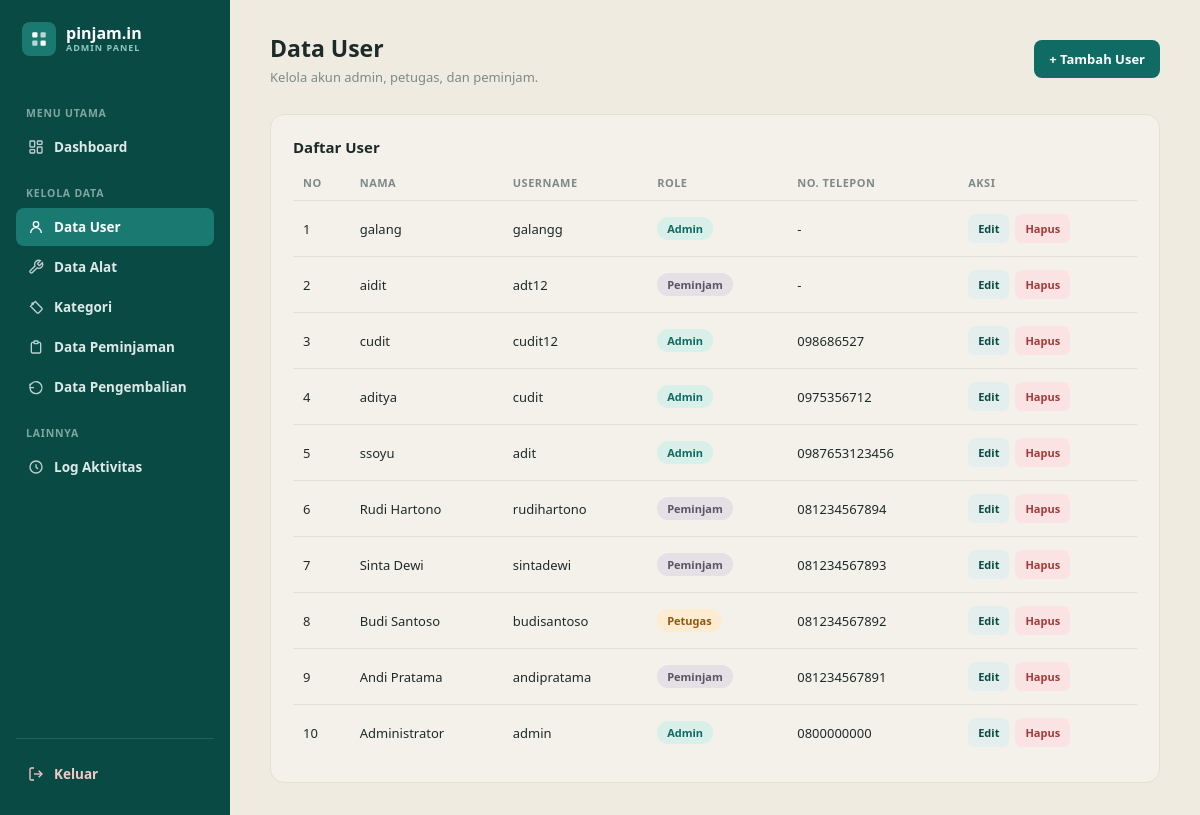
Page /View/v_user.php (signed in) on the earlier database version.
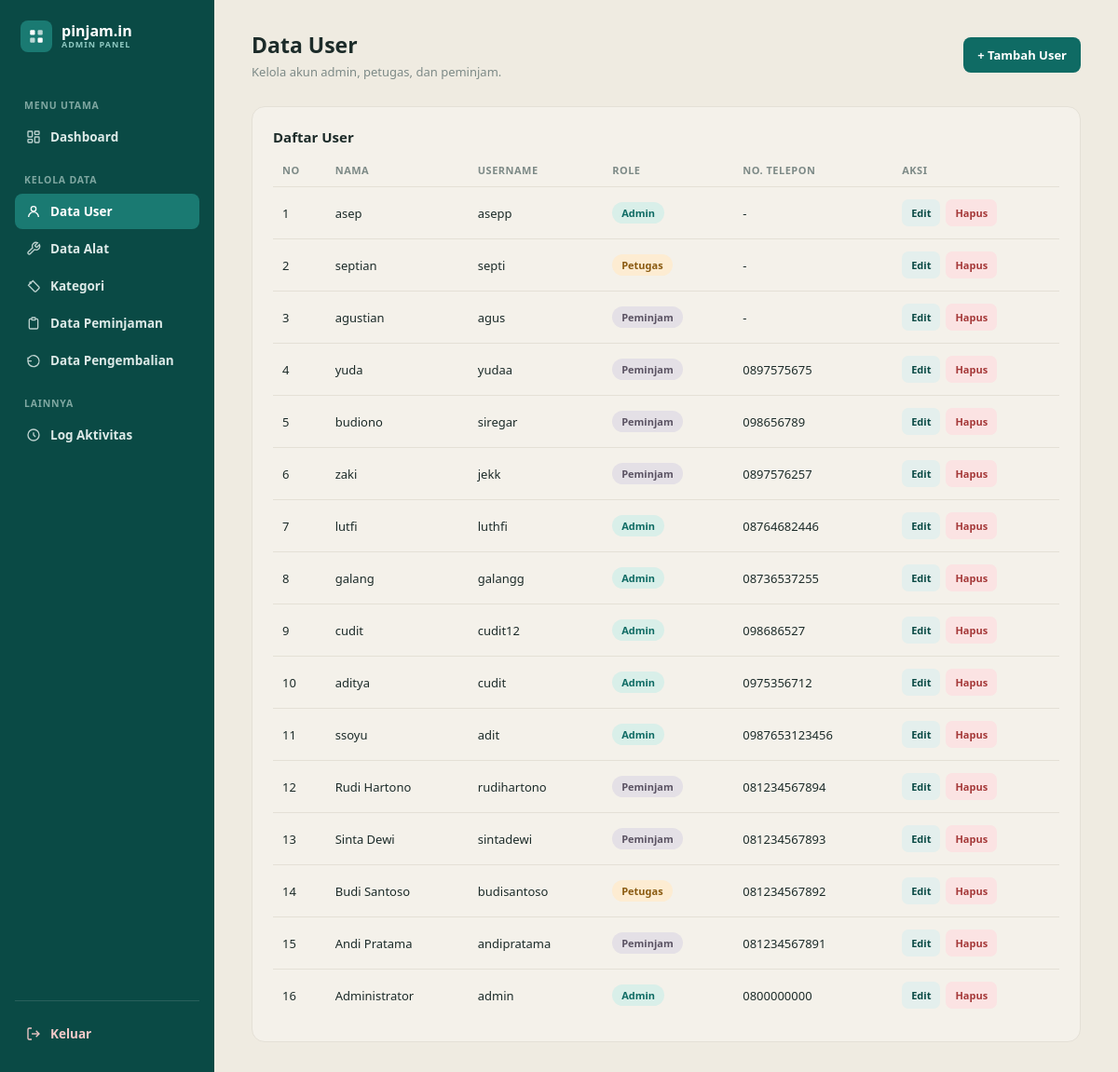
Same page on the later database version.
### tables this page shows
CREATE TABLE `tb_user` (
  `id_user` int(11) NOT NULL,
  `nama` varchar(100) NOT NULL,
  `username` varchar(50) NOT NULL,
  `password` varchar(255) NOT NULL,
  `role` enum('admin','petugas','peminjam') NOT NULL DEFAULT 'peminjam',
  `no_telp` varchar(20) DEFAULT NULL,
  `status_aktif` tinyint(1) NOT NULL DEFAULT 1,
  `created_at` timestamp NOT NULL DEFAULT current_timestamp()
);

### Model/m_koneksi.php (called while the page is built, shortened)
<?php
class koneksi {
    private $host = "localhost";
    private $username = "root";
    private $pass = "";
    private $db = "pinjamin_electronic";
    function __construct()
    {
        $this->koneksi = mysqli_connect($this->host, $this->username, $this->pass, $this->db);
    }
}
?>

### Model/m_user.php (called while the page is built, shortened)
<?php
class m_user
{
    private $koneksi;
    public function __construct($koneksi)
    {
        $this->koneksi = $koneksi;
    }
    public function tampilUser()
    {
        $query = mysqli_query(
            $this->koneksi,
            "SELECT * FROM tb_user
             ORDER BY id_user DESC"
        );
        return $query;
    }
}
?>

### View/v_user.php (the view, shortened to what this page needs)
<?php
include_once __DIR__ . '/../Model/m_koneksi.php';
include_once __DIR__ . '/../Model/m_user.php';
$koneksi = new koneksi();
$model = new m_user(
    $koneksi->koneksi
);
$dataUser = $model->tampilUser();
?>
<!DOCTYPE html>
<html lang="id">
<head>
</head>
<body>
<div class="layout">
<aside class="sidebar">
    <div class="brand">
        <div class="logo">
            <svg viewBox="0 0 24 24" fill="none">
                <rect
                    x="3"
                    y="3"
                    width="7"
                    height="7"
                    rx="1.5"
                    fill="#fff"
                />
                <rect
                    x="14"
                    y="3"
                    width="7"
                    height="7"
                    rx="1.5"
                    fill="#fff"
                    opacity="0.7"
                />
                <rect
                    x="3"
                    y="14"
                    width="7"
                    height="7"
                    rx="1.5"
                    fill="#fff"
                    opacity="0.7"
                />
                <rect
                    x="14"
                    y="14"
                    width="7"
                    height="7"
                    rx="1.5"
                    fill="#fff"
                />
            </svg>
        </div>
        <div class="brand-text">
            <div class="name">
                pinjam.in
            </div>
            <div class="tag">
                ADMIN PANEL
            </div>
        </div>
    </div>
    <div class="nav-group-label">
        Menu Utama
    </div>
    <a
        class="nav-item"
        href="v_homeadmin.php">
        <svg
            viewBox="0 0 24 24"
            fill="none"
            stroke="currentColor"
            stroke-width="2">
            <rect
                x="3"
                y="3"
                width="7"
                height="9"
                rx="1"/>
            <rect
                x="14"
                y="3"
                width="7"
                height="5"
                rx="1"/>
            <rect
                x="14"
                y="12"
                width="7"
                height="9"
                rx="1"/>
            <rect
                x="3"
                y="16"
                width="7"
                height="5"
                rx="1"/>
        </svg>
        Dashboard
    </a>
    <div class="nav-group-label">
        Kelola Data
    </div>
    <a
        class="nav-item active"
        href="v_user.php">
        <svg
            viewBox="0 0 24 24"
            fill="none"
            stroke="currentColor"
            stroke-width="2">
            <circle
                cx="12"
                cy="8"
                r="4"/>
            <path
                d="M4 21c0-4.4 3.6-8 8-8s8 3.6 8 8"/>
        </svg>
        Data User
    </a>
    <a
        class="nav-item"
        href="v_alat.php">
        <svg
            viewBox="0 0 24 24"
            fill="none"
            stroke="currentColor"
            stroke-width="2">
            <path
                d="M14.7 6.3a1 1 0 0 0 0 1.4l1.6 1.6a1 1 0 0 0 1.4 0l3.77-3.77a6 6 0 0 1-7.94 7.94l-6.91 6.91a2.12 2.12 0 0 1-3-3l6.91-6.91a6 6 0 0 1 7.94-7.94l-3.76 3.76z"/>
        </svg>
        Data Alat
    </a>
    <a
        class="nav-item"
        href="v_kategori.php">
        <svg
            viewBox="0 0 24 24"
            fill="none"
            stroke="currentColor"
            stroke-width="2">
            <path
                d="M20.59 13.41 11 3.83 3.83 11l9.58 9.59a2 2 0 0 0 2.83 0l4.35-4.35a2 2 0 0 0 0-2.83-2.83Z"/>
            <circle
                cx="7"
                cy="7"
                r="1"/>
        </svg>
        Kategori
    </a>
    <a
        class="nav-item"
        href="v_peminjaman.php">
        <svg
            viewBox="0 0 24 24"
            fill="none"
            stroke="currentColor"
            stroke-width="2">
            <path
                d="M9 5H7a2 2 0 0 0-2 2v12a2 2 0 0 0 2 2h10a2 2 0 0 0 2-2V7a2 2 0 0 0-2-2h-2"/>
            <rect
                x="9"
                y="3"
                width="6"
                height="4"
                rx="1"/>
        </svg>
        Data Peminjaman
    </a>
    <a
        class="nav-item"
        href="v_pengembalian.php">
        <svg
            viewBox="0 0 24 24"
            fill="none"
            stroke="currentColor"
            stroke-width="2">
            <path d="M3 7v6h6"/>
            <path
                d="M3 13a9 9 0 1 0 3-6.7L3 9"/>
        </svg>
        Data Pengembalian
    </a>
    <div class="nav-group-label">
        Lainnya
    </div>
    <a
        class="nav-item"
        href="v_log_aktivitas.php">
        <svg
            viewBox="0 0 24 24"
            fill="none"
            stroke="currentColor"
            stroke-width="2">
            <path d="M12 8v4l3 3"/>
            <circle
                cx="12"
                cy="12"
                r="9"/>
        </svg>
        Log Aktivitas
    </a>
    <div class="sidebar-footer">
        <a
            class="logout-btn"
            href="../Controller/c_logout.php">
            <svg
                viewBox="0 0 24 24"
                fill="none"
                stroke="currentColor"
                stroke-width="2">
                <path
                    d="M9 21H5a2 2 0 0 1-2-2V5a2 2 0 0 1 2-2h4"/>
                <path
                    d="M16 17l5-5-5-5"/>
                <path
                    d="M21 12H9"/>
            </svg>
            Keluar
        </a>
    </div>
</aside>
<main class="main">
    <div class="topbar">
        <div>
            <h1>
                Data User
            </h1>
            <p>
                Kelola akun admin, petugas, dan peminjam.
            </p>
        </div>
        <a
            href="v_tambah_user.php"
            class="btn-add">
            + Tambah User
        </a>
    </div>
    <div class="panel">
        <div class="panel-header">
            <h2 class="panel-title">
                Daftar User
            </h2>
        </div>
        <div class="table-wrapper">
            <table>
                <thead>
                    <tr>
                        <th>No</th>
                        <th>Nama</th>
                        <th>Username</th>
                        <th>Role</th>
                        <th>No. Telepon</th>
                        <th>Aksi</th>
                    </tr>
                </thead>
                <tbody>
                <?php
                $no = 1;
                if (
                    $dataUser &&
                    mysqli_num_rows($dataUser) > 0
                ):
                    while (
                        $user = mysqli_fetch_assoc($dataUser)
                    ):
                ?>
                    <tr>
                        <td>
                            <?= $no++ ?>
                        </td>
                        <td>
                            <?= htmlspecialchars(
                                $user['nama']
                            ) ?>
                        </td>
                        <td>
                            <?= htmlspecialchars(
                                $user['username']
                            ) ?>
                        </td>
                        <td>
                            <?php if (
                                $user['role'] == 'admin'
                            ): ?>
                                <span class="badge badge-admin">
                                    Admin
                                </span>
                            <?php elseif (
                                $user['role'] == 'petugas'
                            ): ?>
                                <span class="badge badge-petugas">
                                    Petugas
                                </span>
                            <?php else: ?>
                                <span class="badge badge-peminjam">
                                    Peminjam
                                </span>
                            <?php endif; ?>
                        </td>
                        <td>
                            <?= htmlspecialchars(
                                $user['no_telp'] ?? '-'
                            ) ?>
                        </td>
                        <td>
                            <div class="action">
                                <a
                                    href="v_edit_user.php?id=<?= $user['id_user'] ?>"
                                    class="btn-edit">
                                    Edit
                                </a>
                                <a
                                    href="../Controller/c_user.php?hapus=<?= $user['id_user'] ?>"
                                    class="btn-delete"
                                    onclick="return confirm('Yakin ingin menghapus user ini?')">
                                    Hapus
                                </a>
                            </div>
                        </td>
                    </tr>
                <?php
                    endwhile;
                endif; ?>
                </tbody>
            </table>
        </div>
    </div>
</main>
</div>
</body>
</html>

### View/v_user.php (style rules this page uses)
:root { --cream:#f4f1ea; --cream-deep:#efebe1; --teal-dark:#0f6b64; --teal:#1a7a72; --teal-deep:#0a4a45; --ink:#1c2b29; --muted:#7d8a87; --card-border:#e4e0d6; }
* { box-sizing:border-box; }
body { margin:0; font-family:'Segoe UI',system-ui,-apple-system,sans-serif; background:var(--cream-deep); color:var(--ink); }
a { color:inherit; text-decoration:none; }
.layout { display:flex; min-height:100vh; }
.sidebar { width:230px; background:var(--teal-deep); color:#fff; display:flex; flex-direction:column; padding:22px 16px; flex-shrink:0; }
.brand { display:flex; align-items:center; gap:10px; margin-bottom:32px; padding:0 6px; }
.brand .logo { width:34px; height:34px; border-radius:8px; background:var(--teal); display:flex; align-items:center; justify-content:center; flex-shrink:0; }
.brand .logo svg { width:18px; height:18px; }
.brand-text { line-height:1.1; }
.brand-text .name { font-weight:800; font-size:16px; color:#fff; }
.brand-text .tag { font-size:9px; letter-spacing:1px; color:#8fc9c2; font-weight:700; }
.nav-group-label { font-size:10.5px; letter-spacing:.8px; color:#7fa7a1; font-weight:700; margin:18px 10px 8px; text-transform:uppercase; }
.nav-item { display:flex; align-items:center; gap:10px; padding:10px 12px; border-radius:8px; font-size:13.5px; font-weight:600; color:#dce9e7; margin-bottom:2px; transition:background .15s ease; }
.nav-item.active { background:var(--teal); color:#fff; }
.nav-item svg { width:16px; height:16px; flex-shrink:0; opacity:.85; }
.nav-item.active svg { opacity:1; }
.sidebar-footer { margin-top:auto; padding-top:16px; border-top:1px solid rgba(255,255,255,0.12); }
.logout-btn { display:flex; align-items:center; gap:10px; padding:10px 12px; border-radius:8px; font-size:13.5px; font-weight:700; color:#f3c9c9; }
.logout-btn svg { width:16px; height:16px; }
.main { flex:1; padding:32px 40px; max-width:1200px; }
.topbar { display:flex; align-items:center; justify-content:space-between; margin-bottom:28px; }
.topbar h1 { font-size:23px; font-weight:800; margin:0 0 4px; }
.topbar p { margin:0; font-size:13px; color:var(--muted); }
.btn-add { display:flex; align-items:center; gap:7px; border:none; border-radius:8px; padding:10px 15px; background:var(--teal-dark); color:#fff; font-size:13px; font-weight:700; cursor:pointer; }
.panel { background:var(--cream); border:1px solid var(--card-border); border-radius:14px; padding:22px; }
.panel-header { display:flex; align-items:center; justify-content:space-between; margin-bottom:18px; }
.panel-title { margin:0; font-size:15px; font-weight:800; }
.table-wrapper { overflow-x:auto; }
table { width:100%; border-collapse:collapse; }
thead th { text-align:left; font-size:11px; text-transform:uppercase; letter-spacing:.5px; color:var(--muted); font-weight:700; padding:0 10px 10px; border-bottom:1px solid var(--card-border); }
tbody td { padding:13px 10px; font-size:13px; border-bottom:1px solid var(--card-border); }
tbody tr:last-child td { border-bottom:none; }
.badge { display:inline-block; padding:4px 10px; border-radius:999px; font-size:11px; font-weight:700; }
.badge-admin { background:#d9efe9; color:#0f6b64; }
.badge-petugas { background:#fdecd2; color:#8a5a10; }
.badge-peminjam { background:#e4e0e6; color:#5b5363; }
.action { display:flex; gap:6px; }
.btn-edit, .btn-delete { border:none; border-radius:7px; padding:7px 10px; font-size:11px; font-weight:700; cursor:pointer; }
.btn-edit { background:#e4efed; color:var(--teal-deep); }
.btn-delete { background:#fbe3e3; color:#a53939; }

Differences in the rows shown:
removed tb_user: nama "aidit", username "adt12", role "Peminjam", no_telp "-"
added tb_user: nama "asep", username "asepp", role "Admin", no_telp "-"
added tb_user: nama "septian", username "septi", role "Petugas", no_telp "-"
added tb_user: nama "agustian", username "agus", role "Peminjam", no_telp "-"
added tb_user: nama "yuda", username "yudaa", role "Peminjam", no_telp "0897575675"
added tb_user: nama "budiono", username "siregar", role "Peminjam", no_telp "098656789"
added tb_user: nama "zaki", username "jekk", role "Peminjam", no_telp "0897576257"
added tb_user: nama "lutfi", username "luthfi", role "Admin", no_telp "08764682446"
changed tb_user "galang": no_telp "-" → "08736537255"
